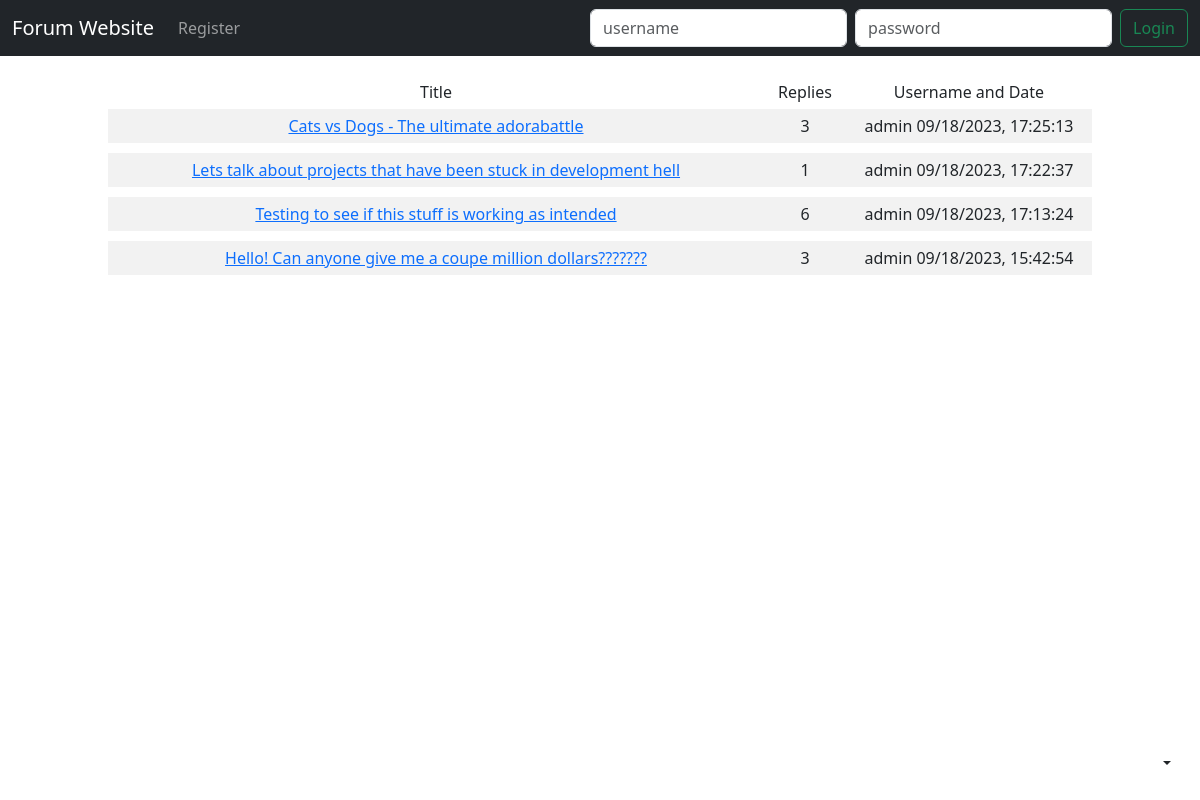
The page / on the database its author committed.
### main.py (models this page shows)
class Post(UserMixin, db.Model):
    __tablename__ = "posts"
    post_id = db.Column(db.Integer, primary_key=True)
    title = db.Column(db.String(50), nullable=False)
    body = db.Column(db.String(1000), nullable=False)
    date = db.Column(db.String(50), nullable=False)
    reply_count = db.Column(db.Integer, nullable=False)
    last_reply = db.Column(db.String(50), nullable=False)
    author_id = db.Column(db.String(30), db.ForeignKey('users.username'), nullable=False)

### main.py (the view)
@app.route("/", methods=["GET", "POST"])
def home_page():
    page_title = "Home Page"
    all_posts = db.session.query(Post).order_by(Post.last_reply.desc()).all()
    return render_template("index.html", page_title=page_title, current_user=current_user, all_posts=all_posts)

### templates/index.html (shortened to what this page needs)
{% include "header.html" %}
<div id="main-content">
    <div class="row mb-3 text-center">
        <div class="col-md-8 themed-grid-col">Title</div>
        <div class="col-md-1 themed-grid-col">Replies</div>
      <div class="col-md-3 themed-grid-col">Username and Date</div>
        {% for post in all_posts %}
        <div class="col-md-8 themed-grid-col index-style"><a href="show_post/{{ post.post_id }}">{{ post.title }}</a></div>
        <div class="col-md-1 themed-grid-col index-style">{{ post.reply_count }}</div>
        <div class="col-md-3 themed-grid-col index-style">{{ post.author_id }} {{ post.date }}</div>
        {% endfor %}
    </div>
</div>
</body>
</html>

### static/css/style.css (style rules this page uses)
div#main-content { width: 80%; margin: 0 auto; }
div.index-style { background-color: #f2f2f2; padding: 5px; margin: 5px 0; }

### rows shown on the page
Post: title "Cats vs Dogs - The ultimate adorabattle", reply_count "3", author_id "admin", date "09/18/2023, 17:25:13"
Post: title "Lets talk about projects that have been stuck in development hell", reply_count "1", author_id "admin", date "09/18/2023, 17:22:37"
Post: title "Testing to see if this stuff is working as intended", reply_count "6", author_id "admin", date "09/18/2023, 17:13:24"
Post: title "Hello! Can anyone give me a coupe million dollars???????", reply_count "3", author_id "admin", date "09/18/2023, 15:42:54"
